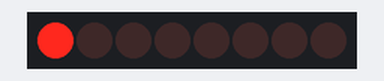
A sketch run on a simulated Arduino Uno, built with avr-gcc and run on an emulated ATmega328P. Parts: 8 shift-register outputs drawn as a row of LEDs (first output left, lit = HIGH). Wiring (inferred from the names in the program): shift register (74HC595): data pin 9; shift clock pin 11; latch pin 10. Wiring (inferred from the signals the program sends): row of LEDs: on Q0, Q1, Q2, Q3, Q4, Q5, Q6, Q7.

Above: at 0.05 s.
At 0.45 s:
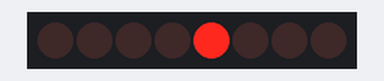
At 0.75 s:
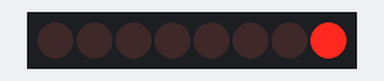
At 1.55 s:
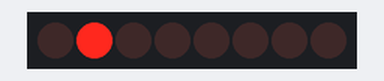
At 2.35 s:
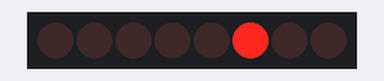
At 3.15 s:
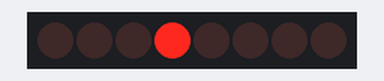
Timing chart, 0 to 3.5 s (numbered marks = the images above):
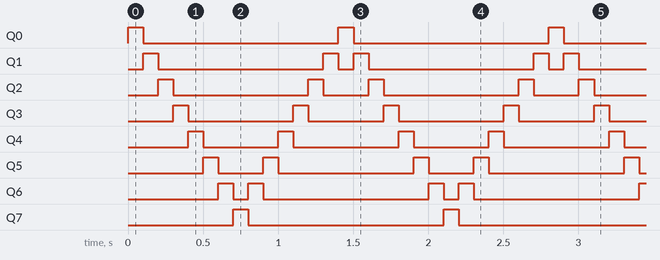

The sketch:

KnightRider.ino
```cpp
int dataPin = 9;
int latchPin = 10;
int clockPin = 11;
int dt = 100;

byte j;

void setup() {
  // put your setup code here, to run once:
  Serial.begin(9600);
  pinMode(dataPin, OUTPUT);
  pinMode(latchPin, OUTPUT);
  pinMode(clockPin, OUTPUT);
}

void loop() {
  // put your main code here, to run repeatedly:
  for (j=0x80;j>0x01;j/=0x02) {
    digitalWrite(latchPin, LOW);
    shiftOut(dataPin, clockPin, LSBFIRST, j);
    digitalWrite(latchPin, HIGH);
    delay(dt);
  }

  for (j=0x01;j<0x80;j*=0x02) {
    digitalWrite(latchPin, LOW);
    shiftOut(dataPin, clockPin, LSBFIRST, j);
    digitalWrite(latchPin, HIGH);
    delay(dt);
  }

}
```

Measured:
- by itself, Q0, Q7: alternates HIGH for 0.10 s and LOW for 1.3 s
- by itself, Q1: repeats every 1.4 s: LOW 1.1 s, HIGH 0.10 s, LOW 0.10 s, HIGH 0.10 s
- by itself, Q2: repeats every 1.4 s: LOW 0.90 s, HIGH 0.10 s, LOW 0.30 s, HIGH 0.10 s
- by itself, Q3: repeats every 1.4 s: LOW 0.70 s, HIGH 0.10 s, LOW 0.50 s, HIGH 0.10 s
- by itself, Q4: repeats every 1.4 s: LOW 0.50 s, HIGH 0.10 s, LOW 0.70 s, HIGH 0.10 s
- by itself, Q5: repeats every 1.4 s: LOW 0.30 s, HIGH 0.10 s, LOW 0.90 s, HIGH 0.10 s
- by itself, Q6: repeats every 1.4 s: LOW 0.10 s, HIGH 0.10 s, LOW 1.1 s, HIGH 0.10 s
